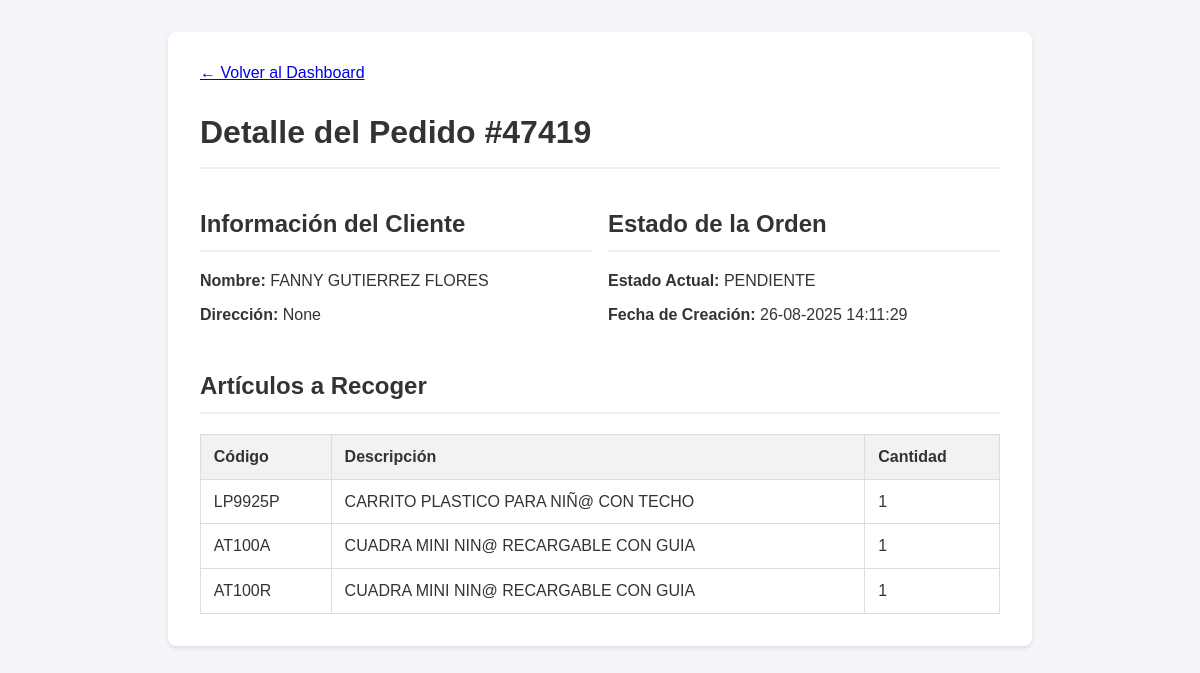
Page /orden/1 (signed in) on the earlier database version.
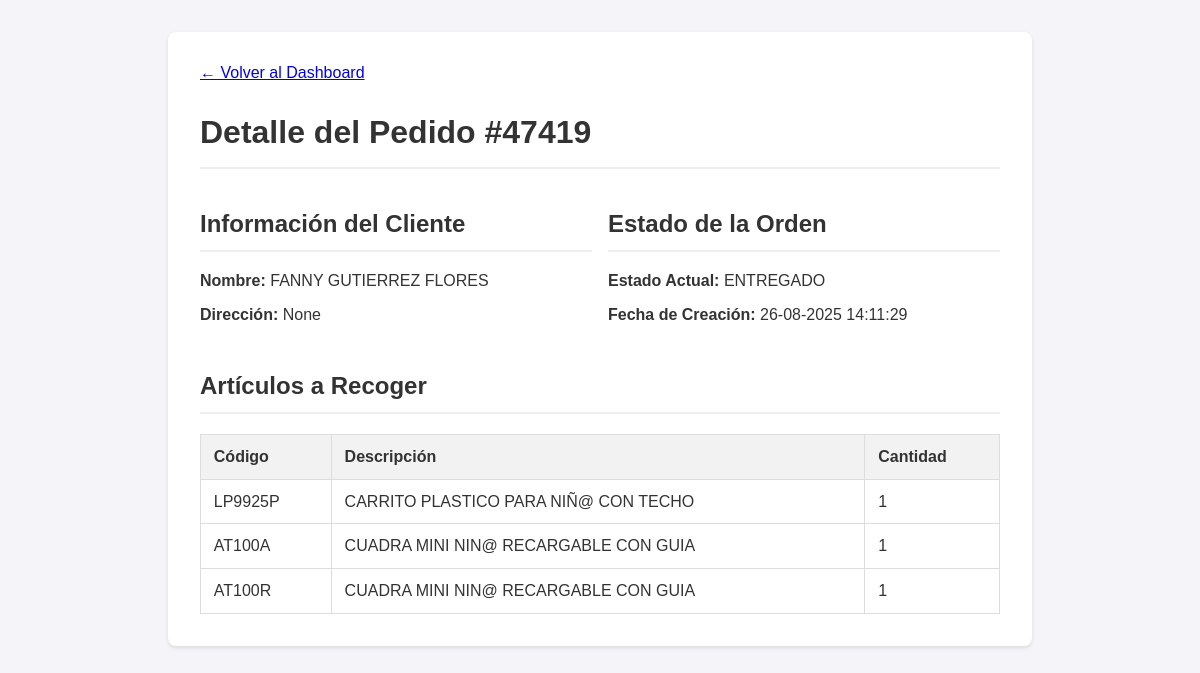
Same page on the later database version.
### app.py (models this page shows, shortened)
class Orden(db.Model):
    id = db.Column(db.Integer, primary_key=True)
    numero_pedido = db.Column(db.String(50), unique=True, nullable=False)
    cliente_nombre = db.Column(db.String(200), nullable=False)
    cliente_direccion = db.Column(db.String(300), nullable=True)
    estado = db.Column(db.String(30), nullable=False, default='PENDIENTE')
    fecha_creacion = db.Column(db.DateTime, nullable=False, default=datetime.datetime.utcnow)
    lote_id = db.Column(db.Integer, db.ForeignKey('lote_picking.id'), nullable=True)
    items = db.relationship('ItemOrden', backref='orden', lazy=True, cascade="all, delete-orphan")
    fecha_inicio_picking = db.Column(db.DateTime, nullable=True)
    fecha_fin_picking = db.Column(db.DateTime, nullable=True)
    fecha_fin_packing = db.Column(db.DateTime, nullable=True)
    fecha_despacho = db.Column(db.DateTime, nullable=True)
    packer_id = db.Column(db.Integer, db.ForeignKey('user.id', ondelete='SET NULL'), nullable=True)
    packer = db.relationship('User', foreign_keys=[packer_id])
    devolucion_confirmada = db.Column(db.Boolean, default=False, nullable=False)
    bultos = db.relationship('Bulto', backref='orden', cascade="all, delete-orphan")
    hoja_de_ruta_id = db.Column(db.Integer, db.ForeignKey('hoja_de_ruta.id'), nullable=True)
    destino_id = db.Column(db.Integer, db.ForeignKey('destino.id'), nullable=True)
    destino = db.relationship('Destino', backref='ordenes')
    guia_encomienda = db.Column(db.String(100), nullable=True)
    nota_entrega = db.Column(db.Text, nullable=True)

### app.py (the view)
@app.route('/orden/<int:orden_id>')
@login_required
def detalle_orden(orden_id):
    orden = Orden.query.get_or_404(orden_id)
    return render_template('detalle_orden.html', orden=orden)

### app.py (called while the page is built)
@login_manager.user_loader
def load_user(user_id):
    return db.session.get(User, int(user_id))

@app.template_filter('localtime')
def to_localtime_filter(utc_datetime):
    if not utc_datetime: return ""
    local_tz = pytz.timezone('America/Costa_Rica')
    local_dt = utc_datetime.replace(tzinfo=pytz.utc).astimezone(local_tz)
    return local_dt.strftime('%d-%m-%Y %H:%M:%S')

### templates/detalle_orden.html (shortened to what this page needs)
<!DOCTYPE html>
<html lang="es">
<head>
</head>
<body>
    <div class="container">
        <a href="{{ url_for('dashboard') }}" class="back-link">← Volver al Dashboard</a>
        <h1>Detalle del Pedido #{{ orden.numero_pedido }}</h1>
        <div class="info-grid">
            <div>
                <h2>Información del Cliente</h2>
                <p><strong>Nombre:</strong> {{ orden.cliente_nombre }}</p>
                <p><strong>Dirección:</strong> {{ orden.cliente_direccion }}</p>
            </div>
            <div>
                <h2>Estado de la Orden</h2>
                <p><strong>Estado Actual:</strong> {{ orden.estado.replace('_', ' ') }}</p>
                <p><strong>Fecha de Creación:</strong> {{ orden.fecha_creacion | localtime }}</p>
            </div>
        </div>
        <h2>Artículos a Recoger</h2>
        <table>
            <thead>
                <tr>
                    <th>Código</th>
                    <th>Descripción</th>
                    <th>Cantidad</th>
                </tr>
            </thead>
            <tbody>
                {% for item in orden.items %}
                <tr>
                    <td>{{ item.codigo_articulo }}</td>
                    <td>{{ item.descripcion_articulo }}</td>
                    <td>{{ item.cantidad_solicitada }}</td>
                </tr>
                {% endfor %}
            </tbody>
        </table>
    </div>
</body>
</html>

Differences in the rows shown:
changed Orden "FANNY GUTIERREZ FLORES": estado.replace "PENDIENTE" → "ENTREGADO"
